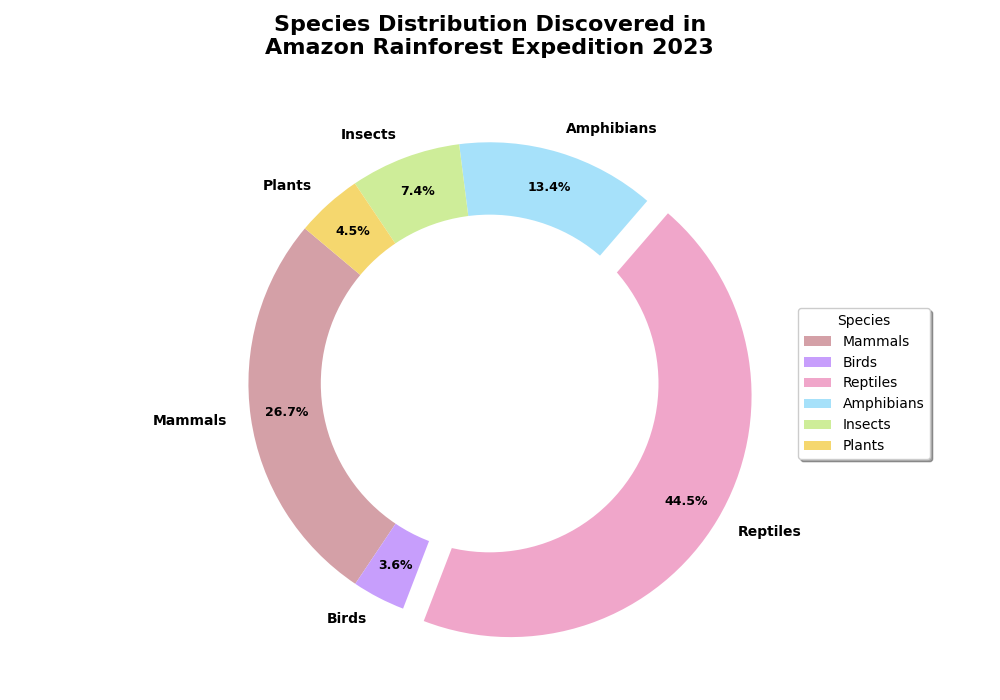

This figure's Python source:
import matplotlib.pyplot as plt
import numpy as np

# Species categories
species_categories = ['Mammals', 'Birds', 'Reptiles', 'Amphibians', 'Insects', 'Plants']

# Randomly shuffled number of discovered species in each category
species_count = [90, 12, 150, 45, 25, 15]

# Define colors with unique colors for better visualization
colors = ['#d4a0a7', '#c79efc', '#f0a6ca', '#a6e1fa', '#ceed99', '#f5d76e']

# Explode to emphasize Reptiles slice
explode = (0, 0, 0.1, 0, 0, 0)

# Create the figure and the primary subplot
fig, ax = plt.subplots(figsize=(10, 7))

# Pie Chart with detailed percentage
wedges, texts, autotexts = ax.pie(species_count, labels=species_categories, autopct='%1.1f%%', startangle=140,
                                  colors=colors, explode=explode, pctdistance=0.85)

# Customize text for better readability
for text in texts:
    text.set_fontsize(10)
    text.set_weight('bold')
for autotext in autotexts:
    autotext.set_fontsize(9)
    autotext.set_color('black')
    autotext.set_weight('bold')

# Add a circle at the center to transform pie chart into donut chart
centre_circle = plt.Circle((0, 0), 0.70, fc='white')
fig.gca().add_artist(centre_circle)

# Add title
plt.title("Species Distribution Discovered in\nAmazon Rainforest Expedition 2023",
          fontsize=16, fontweight='bold', pad=20)

# Add a legend
plt.legend(wedges, species_categories, title="Species", loc="center left", bbox_to_anchor=(1, 0.5), shadow=True)

# Automatically adjust layout
plt.tight_layout()

# Show the plot
plt.show()
